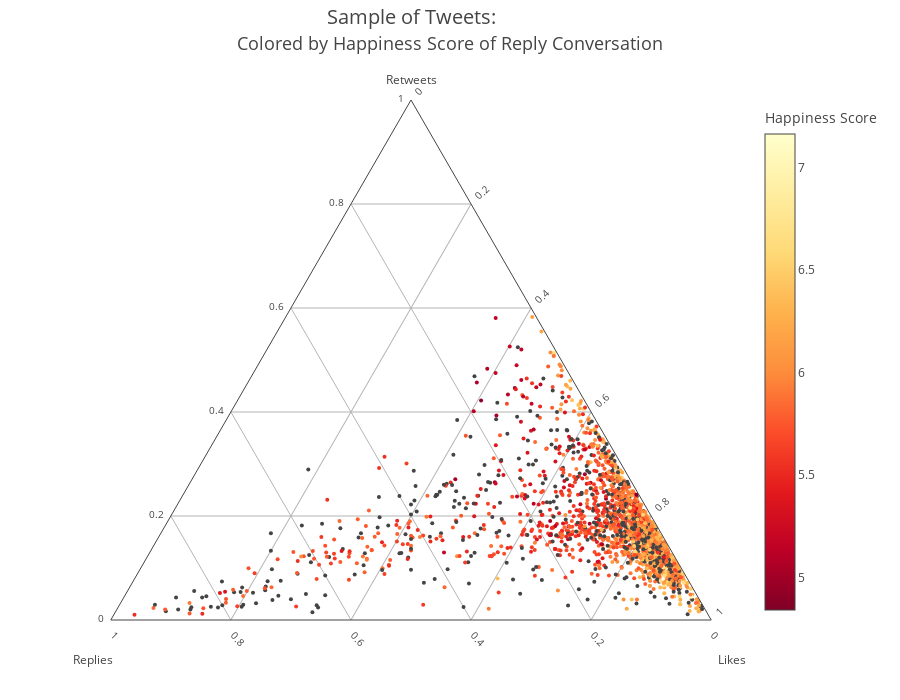

Here is the notebook cell this chart was saved with:
### Code cell
rawData = list(allhapp_ratios);
def makeAxis(title, tickangle): 
    return {
      'title': title,
      'titlefont': { 'size': 12 },
      'tickangle': tickangle,
      'tickfont': { 'size': 10 },
      'tickcolor': 'rgba(0,0,0,0)',
      'ticklen': 5,
      'showline': True,
      'showgrid': True
    }
data = [{ 
    'type': 'scatterternary',
    'mode': 'markers',
    'a': [i for i in map(lambda x: x['retweets'], rawData)],
    'b': [i for i in map(lambda x: x['replies'], rawData)],
    'c': [i for i in map(lambda x: x['likes'], rawData)],
    'text': [i for i in map(lambda x: x['user'], rawData)],
    'marker': {
        'color': [i for i in map(lambda x: x['happ_score'], rawData)],
        'cmin':happmax,
        'cmax':happmin,
        'size': 4,
        'colorbar':{'title':'Happiness Score'
                   },
        'colorscale':'YlOrRd',# Viridis Jet YlOrRd
        'showscale':True
    },
    }]
layout = {
    'title':'Colored by Happiness Score of Reply Conversation',
    'titlefont': { 'size': 18 },
    'autosize':False,
    'width':900,
    'height':700,
    'ternary': {
        'sum': 1,
        'aaxis': makeAxis('Retweets', 0),
        'baxis': makeAxis('<br>Replies  ', 45),
        'caxis': makeAxis('<br>  Likes', -45)
    },
    'annotations': [{
      'showarrow': False,
      'text': 'Sample of Tweets:',
        'x': .5,
        'y': 1.19,
        'font': { 'size': 20 }
    }]
}
fig = {'data': data, 'layout': layout}
#py.plotly.image.save_as(fig,'Figs/{}-ratio-happiness.jpeg'.format(screenname))
py.offline.iplot(fig)

### Figure 1 — Plotly figure (JSON) as saved in the notebook; plotly's stock layout.template omitted (floating-point values rounded to 4 significant figures; data arrays with more than 128 entries replaced by an {"elided": "..."} marker saying what was removed)
{"data": [{"a": {"elided": "2252 float values"}, "b": {"elided": "2252 float values"}, "c": {"elided": "2252 float values"}, "marker": {"cmax": 4.842, "cmin": 7.164, "color": {"elided": "2252 float values"}, "colorbar": {"title": "Happiness Score"}, "colorscale": "YlOrRd", "showscale": true, "size": 4}, "mode": "markers", "text": {"elided": "2252 str values"}, "type": "scatterternary"}], "layout": {"annotations": [{"font": {"size": 20}, "showarrow": false, "text": "Sample of Tweets:", "x": 0.5, "y": 1.19}], "autosize": false, "height": 700, "ternary": {"aaxis": {"showgrid": true, "showline": true, "tickangle": 0, "tickcolor": "rgba(0,0,0,0)", "tickfont": {"size": 10}, "ticklen": 5, "title": "Retweets", "titlefont": {"size": 12}}, "baxis": {"showgrid": true, "showline": true, "tickangle": 45, "tickcolor": "rgba(0,0,0,0)", "tickfont": {"size": 10}, "ticklen": 5, "title": "<br>Replies  ", "titlefont": {"size": 12}}, "caxis": {"showgrid": true, "showline": true, "tickangle": -45, "tickcolor": "rgba(0,0,0,0)", "tickfont": {"size": 10}, "ticklen": 5, "title": "<br>  Likes", "titlefont": {"size": 12}}, "sum": 1}, "title": "Colored by Happiness Score of Reply Conversation", "titlefont": {"size": 18}, "width": 900}}
